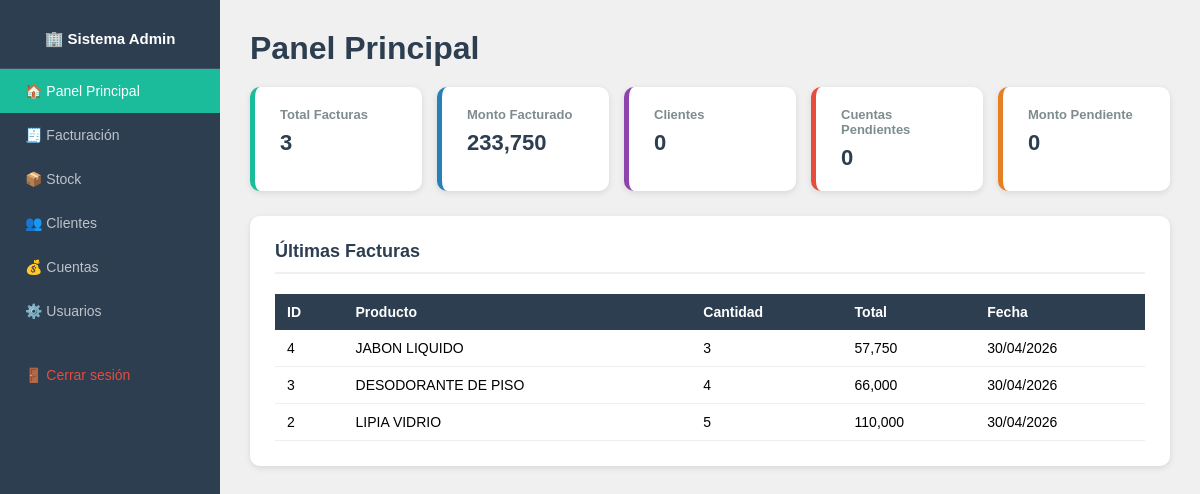
/ (signed in), run on the app's committed database.
### tables this page shows
CREATE TABLE facturas (
            id INTEGER PRIMARY KEY AUTOINCREMENT,
            producto TEXT,
            cantidad INTEGER,
            precio_unitario REAL,
            subtotal REAL,
            iva REAL,
            descuento REAL,
            total REAL,
            fecha TEXT
        );

### app.py (the view)
@app.route("/")
@login_requerido
def index():
    con = get_db()
    cur = con.cursor()
    cur.execute("SELECT COUNT(*), SUM(total) FROM facturas")
    facturas = cur.fetchone()
    cur.execute("SELECT COUNT(*) FROM clientes")
    clientes = cur.fetchone()
    cur.execute("SELECT COUNT(*), SUM(monto) FROM cuentas WHERE estado = 'PENDIENTE'")
    pendientes = cur.fetchone()
    cur.execute("SELECT * FROM facturas ORDER BY id DESC LIMIT 5")
    ultimas_facturas = cur.fetchall()
    con.close()
    return render_template("index.html",
        total_facturas=facturas[0] or 0,
        monto_total=facturas[1] or 0,
        total_clientes=clientes[0] or 0,
        cuentas_pendientes=pendientes[0] or 0,
        monto_pendiente=pendientes[1] or 0,
        ultimas_facturas=ultimas_facturas
    )

### app.py (called while the page is built)
def get_db():
    con = sqlite3.connect("facturas.db")
    con.row_factory = sqlite3.Row
    return con

def login_requerido(f):
    @wraps(f)
    def decorador(*args, **kwargs):
        if "usuario" not in session:
            return redirect(url_for("login"))
        return f(*args, **kwargs)
    return decorador

### templates/index.html
{% extends "base.html" %}
{% block contenido %}
<h1 style="color:#2c3e50; margin-bottom:20px;">Panel Principal</h1>
<div class="tarjetas">
  <div class="tarjeta">
    <h3>Total Facturas</h3>
    <p>{{ total_facturas }}</p>
  </div>
  <div class="tarjeta azul">
    <h3>Monto Facturado</h3>
    <p>{{ "{:,.0f}".format(monto_total) }}</p>
  </div>
  <div class="tarjeta violeta">
    <h3>Clientes</h3>
    <p>{{ total_clientes }}</p>
  </div>
  <div class="tarjeta rojo">
    <h3>Cuentas Pendientes</h3>
    <p>{{ cuentas_pendientes }}</p>
  </div>
  <div class="tarjeta naranja">
    <h3>Monto Pendiente</h3>
    <p>{{ "{:,.0f}".format(monto_pendiente) }}</p>
  </div>
</div>
<div class="seccion">
  <h2>Últimas Facturas</h2>
  <table>
    <thead>
      <tr>
        <th>ID</th>
        <th>Producto</th>
        <th>Cantidad</th>
        <th>Total</th>
        <th>Fecha</th>
      </tr>
    </thead>
    <tbody>
      {% for f in ultimas_facturas %}
      <tr>
        <td>{{ f[0] }}</td>
        <td>{{ f[1] }}</td>
        <td>{{ f[2] }}</td>
        <td>{{ "{:,.0f}".format(f[7]) }}</td>
        <td>{{ f[8] }}</td>
      </tr>
      {% endfor %}
    </tbody>
  </table>
</div>
{% endblock %}

### templates/base.html (shortened to what this page needs)
<!DOCTYPE html>
<html lang="es">
<head>
</head>
<body>
  <div class="sidebar">
    <h2>🏢 Sistema Admin</h2>
    <a href="/" class="{% if request.path == '/' %}activo{% endif %}">🏠 Panel Principal</a>
<a href="/facturacion" class="{% if request.path == '/facturacion' %}activo{% endif %}">🧾 Facturación</a>
<a href="/stock" class="{% if request.path == '/stock' %}activo{% endif %}">📦 Stock</a>
<a href="/clientes" class="{% if request.path == '/clientes' %}activo{% endif %}">👥 Clientes</a>
<a href="/cuentas" class="{% if request.path == '/cuentas' %}activo{% endif %}">💰 Cuentas</a>
{% if session.get('rol') == 'admin' %}
<a href="/usuarios" class="{% if request.path == '/usuarios' %}activo{% endif %}">⚙️ Usuarios</a>
{% endif %}
<a href="/logout" style="color:#e74c3c; margin-top:20px;">🚪 Cerrar sesión</a>
</div>
  <div class="contenido">
    {% block contenido %}{% endblock %}
  </div>
</body>
</html>

### templates/base.html (style rules this page uses)
* { margin: 0; padding: 0; box-sizing: border-box; }
body { font-family: Arial, sans-serif; background-color: #f0f0f0; display: flex; }
.sidebar { width: 220px; min-height: 100vh; background-color: #2c3e50; padding: 20px 0; position: fixed; }
.sidebar h2 { color: white; text-align: center; padding: 10px 20px 20px; font-size: 15px; border-bottom: 1px solid #3d5166; }
.sidebar a { display: block; color: #bdc3c7; text-decoration: none; padding: 14px 25px; font-size: 14px; transition: background 0.2s; }
.sidebar a.activo { background-color: #1abc9c; color: white; }
.contenido { margin-left: 220px; padding: 30px; width: 100%; }
.tarjetas { display: flex; gap: 15px; flex-wrap: wrap; margin-bottom: 25px; }
.tarjeta { background: white; border-radius: 10px; padding: 20px 25px; flex: 1; min-width: 150px; box-shadow: 0 2px 6px rgba(0,0,0,0.1); border-left: 5px solid #1abc9c; }
.tarjeta.rojo { border-left-color: #e74c3c; }
.tarjeta.azul { border-left-color: #2980b9; }
.tarjeta.violeta { border-left-color: #8e44ad; }
.tarjeta.naranja { border-left-color: #e67e22; }
.tarjeta h3 { font-size: 13px; color: #7f8c8d; margin-bottom: 8px; }
.tarjeta p { font-size: 22px; font-weight: bold; color: #2c3e50; }
.seccion { background: white; border-radius: 10px; padding: 25px; box-shadow: 0 2px 6px rgba(0,0,0,0.1); margin-bottom: 20px; }
.seccion h2 { color: #2c3e50; margin-bottom: 20px; font-size: 18px; border-bottom: 2px solid #f0f0f0; padding-bottom: 10px; }
table { width: 100%; border-collapse: collapse; font-size: 14px; }
th { background-color: #2c3e50; color: white; padding: 10px 12px; text-align: left; }
td { padding: 10px 12px; border-bottom: 1px solid #eee; }

### data on the page
facturas: id "4", producto "JABON LIQUIDO", cantidad "3", total "57,750", fecha "30/04/2026"
facturas: id "3", producto "DESODORANTE DE PISO", cantidad "4", total "66,000", fecha "30/04/2026"
facturas: id "2", producto "LIPIA VIDRIO", cantidad "5", total "110,000", fecha "30/04/2026"

### other printed values
{{ total_facturas }} "3"
{{ "{:,.0f}".format(monto_total) }} "233,750"
{{ total_clientes }} "0"
{{ cuentas_pendientes }} "0"
{{ "{:,.0f}".format(monto_pendiente) }} "0"
